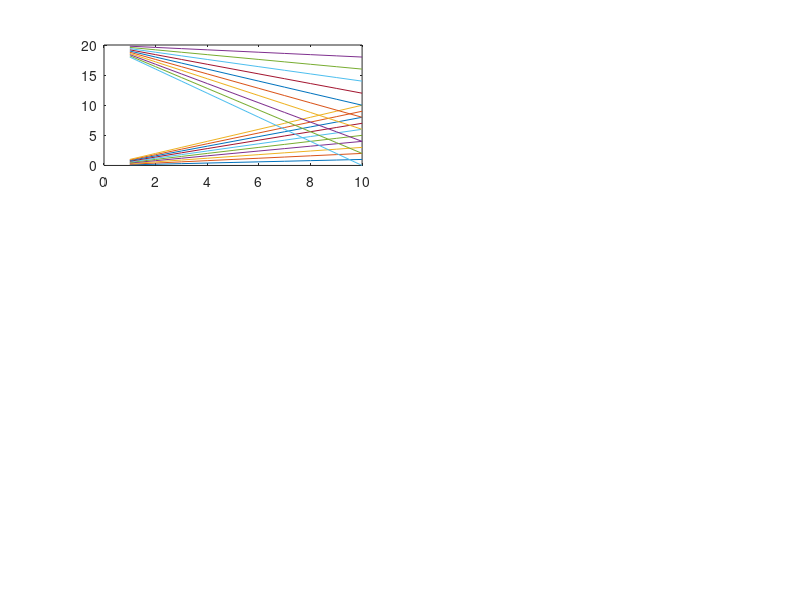

This figure's MATLAB source: (Note: this script raises an error after producing the figure.)
numBasis = 2;
A1 = repmat(1:10, 10,1);
A1 = A1 .* repmat((0.1:0.1:1)', 1, 10);
A2 = (repmat(10, 10, 10) - A1) * 2;
B = repmat(1:10, 10,1);
A1 = [A1, B];
A2 = [A2, B];
A = [A1; A2];
A = A';
subplot(3, 2, 1);
plot(A(11:20, :), A(1:10, :));

meanVector = determineMeanVector(A);

A = determineMeanSubtracted(A, meanVector);
subplot(3, 2, 2);
plot(A(11:20, :), A(1:10, :));
 
[eigenvectors, eigenvalues] = eig(A' * A, 'vector');
[eigenvectors, eigenvalues] = eigsort(eigenvectors, eigenvalues);
 
U = determineBasis(A, eigenvectors);
reducedA = reduceData(U, numBasis, A, meanVector);

id = kmeans(reducedA', 2);

C = [median(reducedA(:, id==1), 2)'; median(reducedA(:, id==2), 2)'];

subplot(3, 2, 3);
if (numBasis > 1)
    plot(reducedA(1, id==1),reducedA(2, id==1),'r.','MarkerSize',12);
    hold on;
    plot(reducedA(1, id==2),reducedA(2, id==2),'b.','MarkerSize',12);
    plot(C(:,1),C(:,2),'kx', 'MarkerSize',15,'LineWidth',3);
    hold off;
end
mvnpdf(reducedA)
reconstructedA = reconstructData(U, numBasis, reducedA, meanVector);
reconstructedC = reconstructData(U, numBasis, C', meanVector);
subplot(3, 2, 4);
plot(reconstructedA(11:20, (id == 1)), reconstructedA(1:10, (id == 1)), 'r');
hold on;
plot(reconstructedA(11:20, (id == 2)), reconstructedA(1:10, (id == 2)), 'b');
plot(reconstructedC(11:20, :), reconstructedC(1:10, :), 'black', 'linewidth', 2);
hold off;


subplot(3, 2, 5);
B = reducedA(:, id == 1);

X = mvnrnd(mean(B'),cov(B'),100);
Y = B';
d1 = mahal(X,Y);
d1 = (d1 - min(d1)) / (max(d1) - min(d1));
hold on

X = X(d1 < 0.1, :);
d1 = d1(d1 < 0.1);
scatter(X(:,1),X(:,2),size(X, 1),d1,'*','LineWidth',2)

B = reducedA(:, id == 2);

X = mvnrnd(mean(B'),cov(B'),10000);
Y = B';
d1 = mahal(X,Y);
d1 = (d1 - min(d1)) / (max(d1) - min(d1));
X = X(d1 < 0.1, :);
d1 = d1(d1 < 0.1);
scatter(X(:,1),X(:,2),size(X, 1),d1,'*','LineWidth',2);

hold off

reconstructedV = reconstructData(U, numBasis, X', meanVector);
plot(reconstructedV(11:20, :), reconstructedV(1:10, :), 'b', 'linewidth', 2);